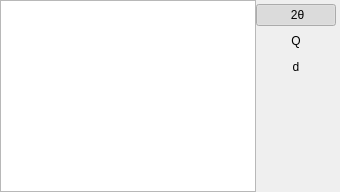
      <widget class="QWidget" name="spec_container_widget" native="true">
       <layout class="QHBoxLayout" name="horizontalLayout_31">
        <property name="spacing">
         <number>0</number>
        </property>
        <property name="margin">
         <number>0</number>
        </property>
        <item>
         <widget class="GraphicsLayoutWidget" name="spectrum_pg_layout">
          <property name="sizeIncrement">
           <size>
            <width>1</width>
            <height>2</height>
           </size>
          </property>
          <property name="baseSize">
           <size>
            <width>300</width>
            <height>300</height>
           </size>
          </property>
          <property name="frameShape">
           <enum>QFrame::StyledPanel</enum>
          </property>
          <property name="frameShadow">
           <enum>QFrame::Sunken</enum>
          </property>
         </widget>
        </item>
        <item>
         <widget class="QWidget" name="spec_btn_widget" native="true">
          <layout class="QVBoxLayout" name="verticalLayout_15">
           <property name="spacing">
            <number>4</number>
           </property>
           <property name="leftMargin">
            <number>0</number>
           </property>
           <property name="topMargin">
            <number>4</number>
           </property>
           <property name="rightMargin">
            <number>4</number>
           </property>
           <property name="bottomMargin">
            <number>0</number>
           </property>
           <item>
            <widget class="QPushButton" name="spec_tth_btn">
             <property name="text">
              <string> 2θ</string>
             </property>
             <property name="checkable">
              <bool>true</bool>
             </property>
             <property name="checked">
              <bool>true</bool>
             </property>
             <property name="flat">
              <bool>true</bool>
             </property>
            </widget>
           </item>
           <item>
            <widget class="QPushButton" name="spec_q_btn">
             <property name="text">
              <string>Q</string>
             </property>
             <property name="checkable">
              <bool>true</bool>
             </property>
             <property name="flat">
              <bool>true</bool>
             </property>
            </widget>
           </item>
           <item>
            <widget class="QPushButton" name="spec_d_btn">
             <property name="text">
              <string>d</string>
             </property>
             <property name="checkable">
              <bool>true</bool>
             </property>
             <property name="flat">
              <bool>true</bool>
             </property>
            </widget>
           </item>
           <item>
            <spacer name="verticalSpacer_6">
             <property name="orientation">
              <enum>Qt::Vertical</enum>
             </property>
             <property name="sizeHint" stdset="0">
              <size>
               <width>20</width>
               <height>40</height>
              </size>
             </property>
            </spacer>
           </item>
          </layout>
         </widget>
        </item>
       </layout>
      </widget>
